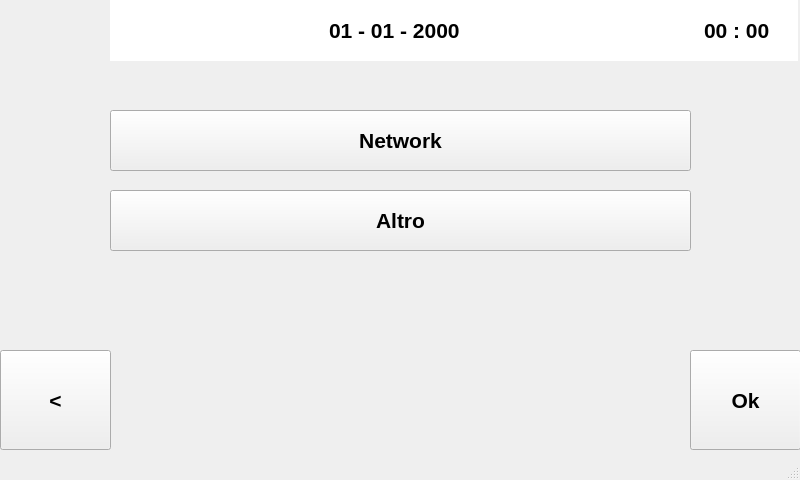
<?xml version="1.0" encoding="UTF-8"?>
<ui version="4.0">
 <class>SettingsWindow</class>
 <widget class="QMainWindow" name="SettingsWindow">
  <property name="geometry">
   <rect>
    <x>0</x>
    <y>0</y>
    <width>800</width>
    <height>480</height>
   </rect>
  </property>
  <property name="windowTitle">
   <string>MainWindow</string>
  </property>
  <widget class="QWidget" name="centralwidget">
   <widget class="QTimeEdit" name="timeEdit">
    <property name="geometry">
     <rect>
      <x>677</x>
      <y>0</y>
      <width>121</width>
      <height>61</height>
     </rect>
    </property>
    <property name="font">
     <font>
      <pointsize>16</pointsize>
      <weight>75</weight>
      <bold>true</bold>
      <kerning>true</kerning>
     </font>
    </property>
    <property name="wrapping">
     <bool>false</bool>
    </property>
    <property name="frame">
     <bool>false</bool>
    </property>
    <property name="alignment">
     <set>Qt::AlignCenter</set>
    </property>
    <property name="readOnly">
     <bool>true</bool>
    </property>
    <property name="buttonSymbols">
     <enum>QAbstractSpinBox::NoButtons</enum>
    </property>
    <property name="displayFormat">
     <string>HH : mm</string>
    </property>
   </widget>
   <widget class="QDateEdit" name="dateEdit">
    <property name="geometry">
     <rect>
      <x>110</x>
      <y>0</y>
      <width>571</width>
      <height>61</height>
     </rect>
    </property>
    <property name="font">
     <font>
      <pointsize>16</pointsize>
      <weight>75</weight>
      <bold>true</bold>
      <kerning>true</kerning>
     </font>
    </property>
    <property name="inputMethodHints">
     <set>Qt::ImhDate</set>
    </property>
    <property name="wrapping">
     <bool>false</bool>
    </property>
    <property name="frame">
     <bool>false</bool>
    </property>
    <property name="alignment">
     <set>Qt::AlignCenter</set>
    </property>
    <property name="readOnly">
     <bool>true</bool>
    </property>
    <property name="buttonSymbols">
     <enum>QAbstractSpinBox::NoButtons</enum>
    </property>
    <property name="displayFormat">
     <string>dd - MM - yyyy</string>
    </property>
   </widget>
   <widget class="QPushButton" name="PB_goBack">
    <property name="geometry">
     <rect>
      <x>0</x>
      <y>350</y>
      <width>111</width>
      <height>100</height>
     </rect>
    </property>
    <property name="font">
     <font>
      <pointsize>16</pointsize>
      <weight>75</weight>
      <bold>true</bold>
     </font>
    </property>
    <property name="text">
     <string>&lt;</string>
    </property>
   </widget>
   <widget class="QPushButton" name="PB_ok">
    <property name="geometry">
     <rect>
      <x>690</x>
      <y>350</y>
      <width>111</width>
      <height>100</height>
     </rect>
    </property>
    <property name="font">
     <font>
      <pointsize>16</pointsize>
      <weight>75</weight>
      <bold>true</bold>
     </font>
    </property>
    <property name="text">
     <string>Ok</string>
    </property>
   </widget>
   <widget class="QPushButton" name="PB_network">
    <property name="geometry">
     <rect>
      <x>110</x>
      <y>110</y>
      <width>581</width>
      <height>61</height>
     </rect>
    </property>
    <property name="font">
     <font>
      <pointsize>16</pointsize>
      <weight>75</weight>
      <bold>true</bold>
     </font>
    </property>
    <property name="text">
     <string>Network</string>
    </property>
   </widget>
   <widget class="QPushButton" name="PB_altro">
    <property name="geometry">
     <rect>
      <x>110</x>
      <y>190</y>
      <width>581</width>
      <height>61</height>
     </rect>
    </property>
    <property name="font">
     <font>
      <pointsize>16</pointsize>
      <weight>75</weight>
      <bold>true</bold>
     </font>
    </property>
    <property name="text">
     <string>Altro</string>
    </property>
   </widget>
  </widget>
  <widget class="QStatusBar" name="statusbar"/>
 </widget>
 <resources/>
 <connections/>
</ui>
